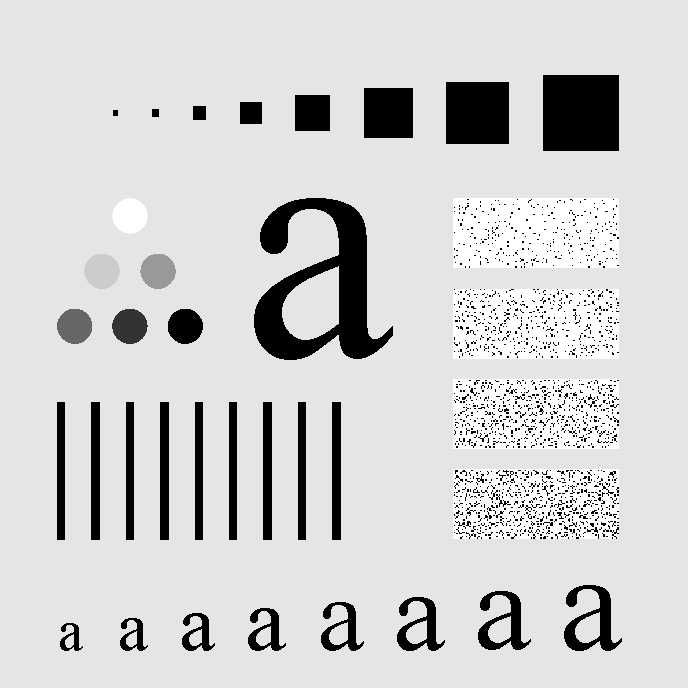
#> input picture Assignment_32/Median_filter/inputs/image-5.jpg, 688 x 688 px, found by its file name
$ python median_filter.py
#> lines starting #> are read from the running program, lines starting #| are printed output that depends on the picture
import cv2
import numpy as np

image = cv2.imread("Median_filter\inputs\image-5.jpg" , cv2.IMREAD_GRAYSCALE)
#> image is the input picture: shape (688, 688); min 0, max 255, mean 207.3

output = cv2.medianBlur(image , 5)
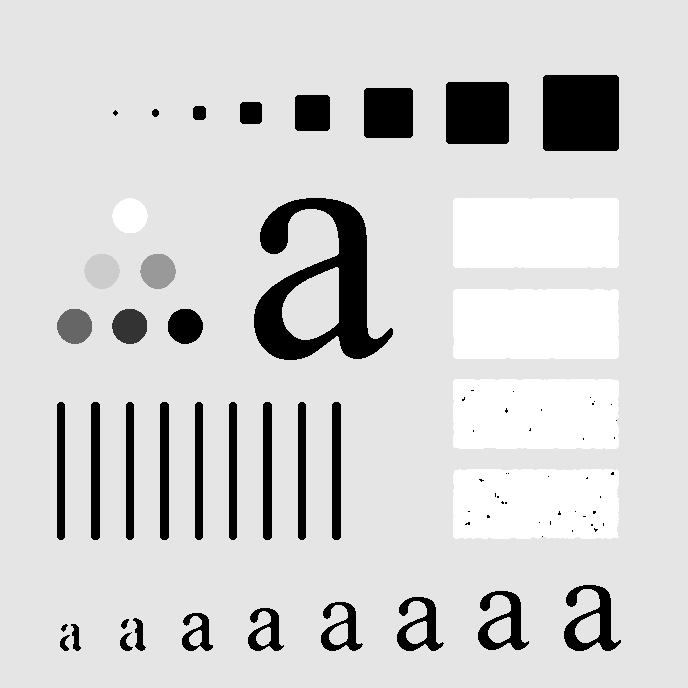
#> output: shape (688, 688); min 0, max 255, mean 210.4

result = np.hstack((image , output))
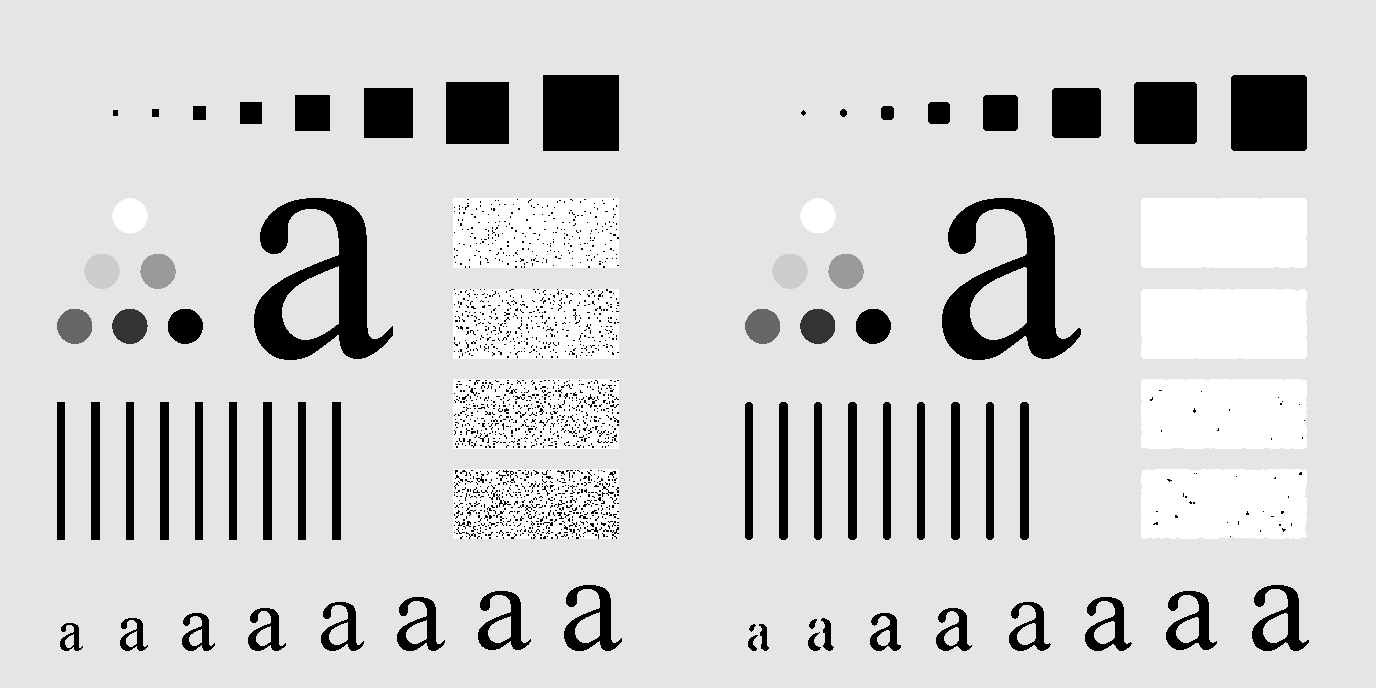
#> result: shape (688, 1376); min 0, max 255, mean 208.9

cv2.imwrite("Median_filter\outputs\median_5.jpg" , result)

$ run again, with Assignment_32/Median_filter/inputs/image-1.jpg copied over Assignment_32/Median_filter/inputs/image-5.jpg
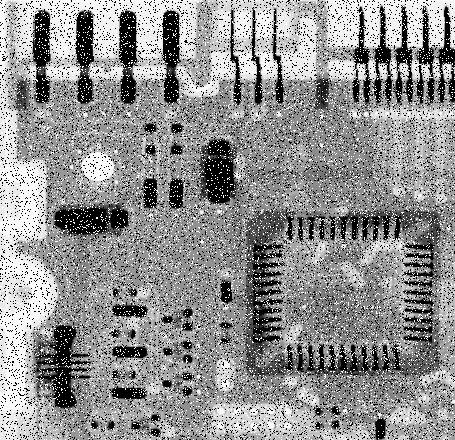
#> input picture Assignment_32/Median_filter/inputs/image-1.jpg, 455 x 440 px, found by its file name
#> image is the input picture: shape (440, 455); min 0, max 255, mean 144.1
#> `output = cv2.medianBlur(image , 5)`:
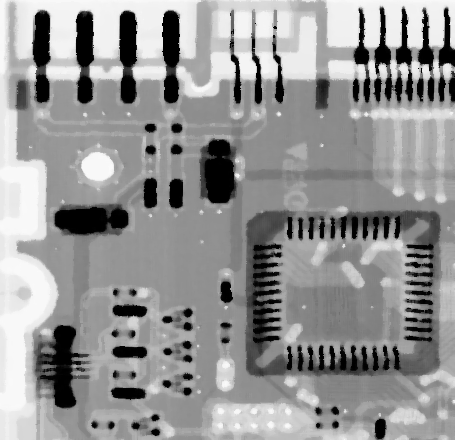
#> output: shape (440, 455); min 0, max 251, mean 148.5
#> `result = np.hstack((image , output))`:
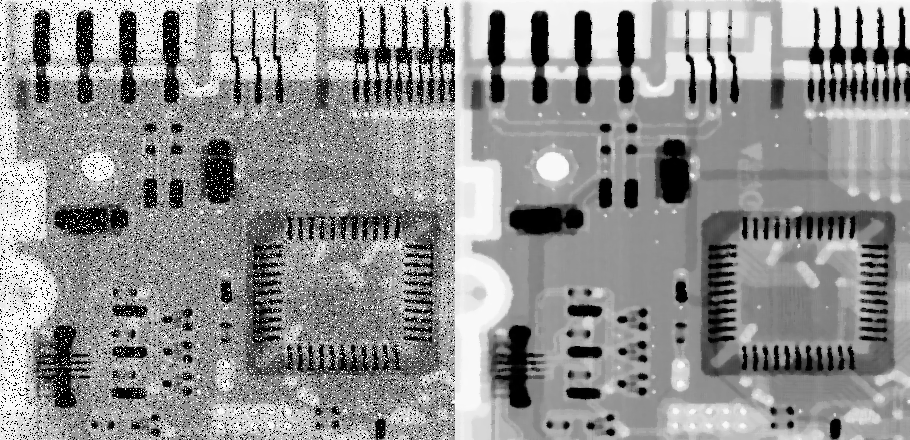
#> result: shape (440, 910); min 0, max 255, mean 146.3

$ run again, with Assignment_32/Median_filter/inputs/image-2.jpg copied over Assignment_32/Median_filter/inputs/image-5.jpg
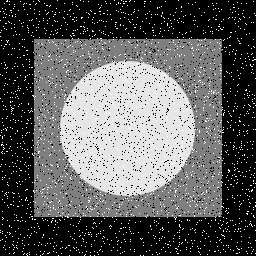
#> input picture Assignment_32/Median_filter/inputs/image-2.jpg, 256 x 256 px, found by its file name
#> image is the input picture: shape (256, 256); min 0, max 255, mean 90.9
#> `output = cv2.medianBlur(image , 5)`:
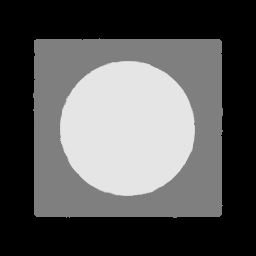
#> output: shape (256, 256); min 0, max 229, mean 87.1
#> `result = np.hstack((image , output))`:
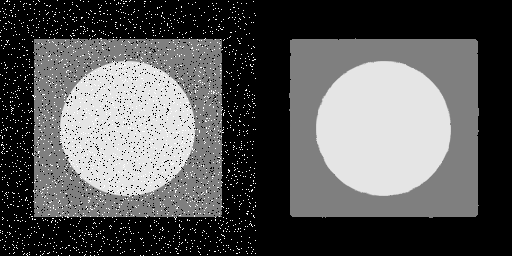
#> result: shape (256, 512); min 0, max 255, mean 89
